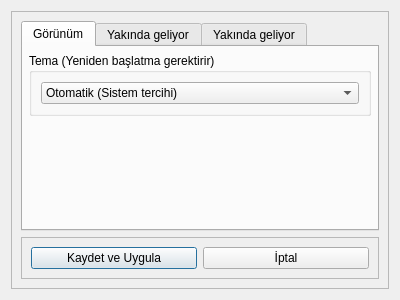
<?xml version="1.0" encoding="UTF-8"?>
<ui version="4.0">
 <class>Dialog</class>
 <widget class="QDialog" name="Dialog">
  <property name="geometry">
   <rect>
    <x>0</x>
    <y>0</y>
    <width>400</width>
    <height>300</height>
   </rect>
  </property>
  <property name="windowTitle">
   <string>Dialog</string>
  </property>
  <layout class="QHBoxLayout" name="horizontalLayout_2">
   <item>
    <widget class="QFrame" name="frame">
     <property name="frameShape">
      <enum>QFrame::StyledPanel</enum>
     </property>
     <property name="frameShadow">
      <enum>QFrame::Raised</enum>
     </property>
     <layout class="QVBoxLayout" name="verticalLayout_2">
      <item>
       <widget class="QTabWidget" name="settingsTabWidget">
        <property name="tabPosition">
         <enum>QTabWidget::North</enum>
        </property>
        <property name="tabShape">
         <enum>QTabWidget::Rounded</enum>
        </property>
        <property name="currentIndex">
         <number>0</number>
        </property>
        <property name="elideMode">
         <enum>Qt::ElideMiddle</enum>
        </property>
        <property name="usesScrollButtons">
         <bool>true</bool>
        </property>
        <property name="tabsClosable">
         <bool>false</bool>
        </property>
        <property name="movable">
         <bool>false</bool>
        </property>
        <property name="tabBarAutoHide">
         <bool>true</bool>
        </property>
        <widget class="QWidget" name="viewTab">
         <attribute name="title">
          <string>Görünüm</string>
         </attribute>
         <layout class="QHBoxLayout" name="horizontalLayout">
          <property name="spacing">
           <number>0</number>
          </property>
          <property name="leftMargin">
           <number>0</number>
          </property>
          <property name="topMargin">
           <number>0</number>
          </property>
          <property name="rightMargin">
           <number>0</number>
          </property>
          <property name="bottomMargin">
           <number>0</number>
          </property>
          <item>
           <layout class="QVBoxLayout" name="verticalLayout_3">
            <property name="leftMargin">
             <number>6</number>
            </property>
            <property name="topMargin">
             <number>6</number>
            </property>
            <property name="rightMargin">
             <number>6</number>
            </property>
            <property name="bottomMargin">
             <number>6</number>
            </property>
            <item alignment="Qt::AlignTop">
             <widget class="QGroupBox" name="groupBox_2">
              <property name="sizePolicy">
               <sizepolicy hsizetype="Preferred" vsizetype="Fixed">
                <horstretch>0</horstretch>
                <verstretch>0</verstretch>
               </sizepolicy>
              </property>
              <property name="title">
               <string>Tema (Yeniden başlatma gerektirir)</string>
              </property>
              <layout class="QVBoxLayout" name="verticalLayout_5">
               <item>
                <widget class="QComboBox" name="themeComboBox">
                 <item>
                  <property name="text">
                   <string>Otomatik (Sistem tercihi)</string>
                  </property>
                 </item>
                 <item>
                  <property name="text">
                   <string>Açık</string>
                  </property>
                 </item>
                 <item>
                  <property name="text">
                   <string>Koyu</string>
                  </property>
                 </item>
                </widget>
               </item>
              </layout>
             </widget>
            </item>
           </layout>
          </item>
         </layout>
        </widget>
        <widget class="QWidget" name="comingSoon1">
         <attribute name="title">
          <string>Yakında geliyor</string>
         </attribute>
        </widget>
        <widget class="QWidget" name="comingSoon2">
         <attribute name="title">
          <string>Yakında geliyor</string>
         </attribute>
        </widget>
       </widget>
      </item>
      <item>
       <widget class="QFrame" name="frame_2">
        <property name="frameShape">
         <enum>QFrame::StyledPanel</enum>
        </property>
        <property name="frameShadow">
         <enum>QFrame::Raised</enum>
        </property>
        <layout class="QHBoxLayout" name="horizontalLayout_3">
         <item>
          <widget class="QPushButton" name="saveApplyBtn">
           <property name="text">
            <string>Kaydet ve Uygula</string>
           </property>
          </widget>
         </item>
         <item>
          <widget class="QPushButton" name="discardBtn">
           <property name="text">
            <string>İptal</string>
           </property>
          </widget>
         </item>
        </layout>
       </widget>
      </item>
     </layout>
    </widget>
   </item>
  </layout>
 </widget>
 <resources/>
 <connections/>
</ui>
